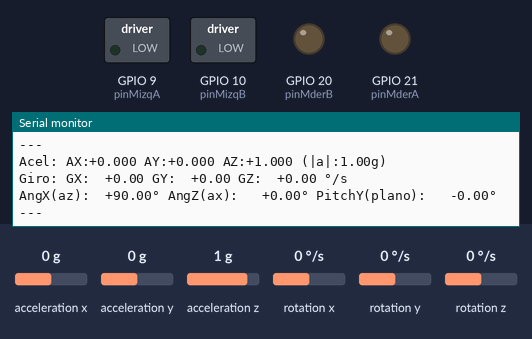
Bench run of a sketch on a simulated ESP32-C3. On the bench: switched loads named in the sketch (green lamp = pin HIGH), output pins drawn as LEDs (lit = HIGH), the last lines printed to the serial monitor. Wiring (inferred from the names in the program): MPU-6050 motion sensor at I2C address 0x68. The test bench sets the inputs (shaded band); at power-on: acceleration x 0 g, acceleration z 1 g, rotation x 0 °/s, rotation y 0 °/s, acceleration y 0 g, rotation z 0 °/s.

Above: at 4.3 s.
4.4 s: acceleration x set to -1.4 g
At 5.36 s:
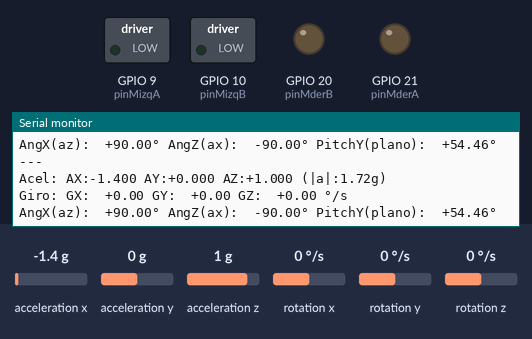
6.0 s: acceleration z set to 0 g
At 6.02 s:
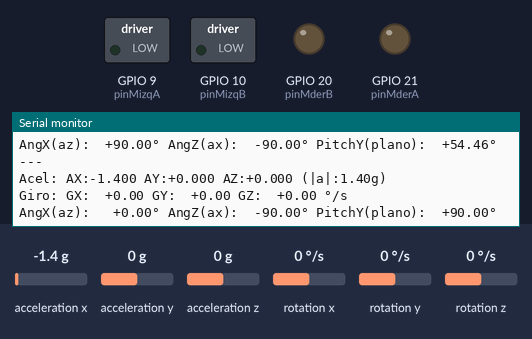
7.6 s: rotation x set to -192 °/s
At 7.67 s:
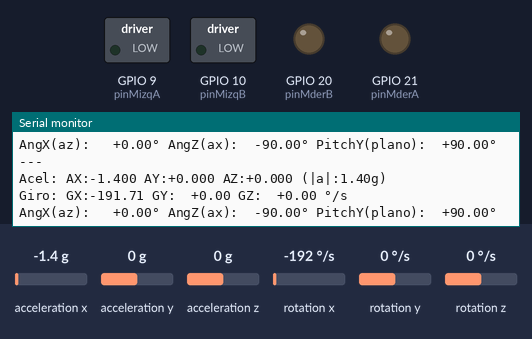
9.2 s: rotation y set to -192 °/s
At 11.3 s:
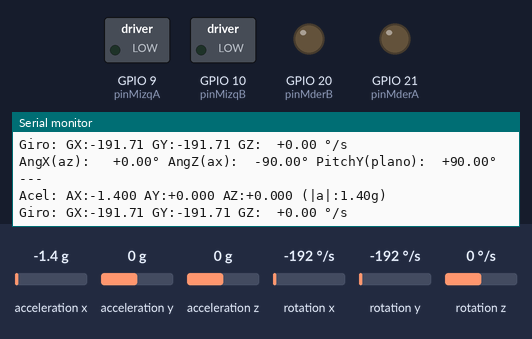
Timing chart, 0 to 11.8 s (numbered marks = the images above; inputs shaded):
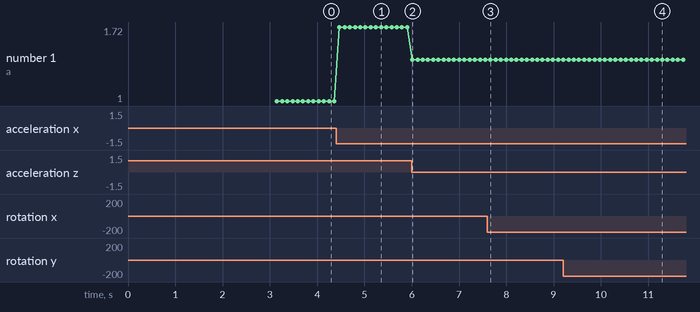

Measured:
- after the input at 4.4 s, the serial monitor: prints a new line after 0.07 s (image 1)
- after the input at 6.0 s, the serial monitor: prints a new line at once (image 2)
- after the input at 7.6 s, the serial monitor: prints a new line after 0.06 s (image 3)
- after the input at 9.2 s, the serial monitor: prints a new line at once (image 4)
- plotted number 1: 1 → 1.72 after the input at 4.4 s, 1.72 → 1.4 after the input at 6.0 s

The sketch:

DebugMPU_Ejes.ino
```cpp
// ============================================================
// DEBUG MPU_EJES - Identificar el eje de la rampa
// ESP32-C3 Super Mini - I2C crudo (MPU6050)
//
// Muestra los datos crudos y TODOS los ángulos candidatos para
// identificar cuál es el que cambia al inclinar el robot en la
// rampa. Pasos:
//
//   1) Con el robot en LLANO, mirar la línea "Acel": el eje que
//      lee ~1.00g es el vertical del MPU.
//   2) Mirar la línea "Giro": el eje que se mueve al GIRAR el
//      robot es el eje de giro.
//   3) Inclinar el robot como en la rampa y ver qué ángulo
//      cambia:
//        AngX = atan2(az, |ay|) -> rotación sobre el eje X
//        AngZ = atan2(ax, |ay|) -> rotación sobre el eje Z
//        PitchY (plano) = atan2(-ax, raiz(ay^2+az^2))
//   Ese es el que hay que usar para la corrección.
//
// Comandos Serial:
//   'c' -> recalibrar bias del giroscopio (robot QUIETO)
// ============================================================

#include <Wire.h>
#include <math.h>

// ===== PINES I2C (ESP32-C3 Super Mini) =====
#define PIN_SDA 8
#define PIN_SCL 7

// ===== PINES DE MOTORES (se dejan en 0 en este debug) =====
#define pinMizqA 9
#define pinMizqB 10
#define pinMderA 21
#define pinMderB 20

// ===== DIRECCIÓN Y REGISTROS MPU6050 =====
#define MPU_ADDR          0x68
#define MPU_PWR_MGMT_1    0x6B
#define MPU_SMPLRT_DIV    0x19
#define MPU_CONFIG        0x1A
#define MPU_GYRO_CONFIG   0x1B
#define MPU_ACCEL_CONFIG  0x1C
#define MPU_ACCEL_XOUT_H  0x3B
#define MPU_GYRO_XOUT_H   0x43
#define MPU_WHO_AM_I      0x75

// ===== FACTORES DE CONVERSIÓN =====
const float GYRO_LSB = 32.8f;     // ±1000 °/s -> 32.8 LSB por °/s
const float ACCEL_LSB = 8192.0f;  // ±4 g -> 8192 LSB por g
const float RAD2DEG = 57.2957795f;

// ===== BIAS DEL GIROSCOPIO =====
float gyroBiasX = 0, gyroBiasY = 0, gyroBiasZ = 0;

// ===== LECTURAS =====
float ax_g, ay_g, az_g;
float gx_dps, gy_dps, gz_dps;

// ============================================================
// == FUNCIONES I2C DE BAJO NIVEL ==
// ============================================================

void mpuWrite(uint8_t reg, uint8_t val) {
  Wire.beginTransmission(MPU_ADDR);
  Wire.write(reg);
  Wire.write(val);
  Wire.endTransmission();
}

uint8_t mpuReadReg(uint8_t reg) {
  Wire.beginTransmission(MPU_ADDR);
  Wire.write(reg);
  Wire.endTransmission(false);
  Wire.requestFrom((uint8_t)MPU_ADDR, (uint8_t)1);
  return Wire.read();
}

int16_t mpuRead16(uint8_t reg) {
  Wire.beginTransmission(MPU_ADDR);
  Wire.write(reg);
  Wire.endTransmission(false);
  Wire.requestFrom((uint8_t)MPU_ADDR, (uint8_t)2);
  return (int16_t)((Wire.read() << 8) | Wire.read());
}

// ============================================================
// == INICIALIZACIÓN DEL MPU6050 ==
// ============================================================

bool mpuIniciar() {
  Wire.begin(PIN_SDA, PIN_SCL);
  Wire.setClock(400000);
  delay(50);

  uint8_t who = mpuReadReg(MPU_WHO_AM_I);
  if (who == 0x00 || who == 0xFF) {
    Serial.printf("ERROR: MPU6050 no responde en 0x%02X (WHO_AM_I = 0x%02X).\n", MPU_ADDR, who);
    return false;
  }
  if (who != 0x68) {
    Serial.printf("AVISO: WHO_AM_I = 0x%02X (esperado 0x68).\n", who);
  }

  mpuWrite(MPU_PWR_MGMT_1, 0x80);
  delay(100);
  mpuWrite(MPU_PWR_MGMT_1, 0x01);
  mpuWrite(MPU_SMPLRT_DIV, 0x00);
  mpuWrite(MPU_CONFIG, 0x02);
  mpuWrite(MPU_GYRO_CONFIG, 0x10);
  mpuWrite(MPU_ACCEL_CONFIG, 0x08);
  delay(50);
  return true;
}

// ============================================================
// == CALIBRACIÓN DEL BIAS DEL GIROSCOPIO ==
// ============================================================

void mpuCalibrarBias() {
  const int N = 1000;

  Serial.println("Calibrando bias del giroscopio... ¡NO MOVER EL ROBOT!");

  long sx = 0, sy = 0, sz = 0;
  for (int i = 0; i < N; i++) {
    sx += mpuRead16(MPU_GYRO_XOUT_H);
    sy += mpuRead16(MPU_GYRO_XOUT_H + 2);
    sz += mpuRead16(MPU_GYRO_XOUT_H + 4);
    if (i % 200 == 199) Serial.print(".");
    delay(1);
  }

  gyroBiasX = (sx / (float)N) / GYRO_LSB;
  gyroBiasY = (sy / (float)N) / GYRO_LSB;
  gyroBiasZ = (sz / (float)N) / GYRO_LSB;

  Serial.println(" Listo!");
  Serial.printf("Bias giro (°/s): X = %.3f | Y = %.3f | Z = %.3f\n",
                gyroBiasX, gyroBiasY, gyroBiasZ);
}

// ============================================================
// == LECTURA DEL MPU6050 ==
// ============================================================

void mpuLeer() {
  Wire.beginTransmission(MPU_ADDR);
  Wire.write(MPU_ACCEL_XOUT_H);
  Wire.endTransmission(false);
  Wire.requestFrom((uint8_t)MPU_ADDR, (uint8_t)14);

  int16_t axr = (Wire.read() << 8) | Wire.read();
  int16_t ayr = (Wire.read() << 8) | Wire.read();
  int16_t azr = (Wire.read() << 8) | Wire.read();
  int16_t tr  = (Wire.read() << 8) | Wire.read();
  int16_t gxr = (Wire.read() << 8) | Wire.read();
  int16_t gyr = (Wire.read() << 8) | Wire.read();
  int16_t gzr = (Wire.read() << 8) | Wire.read();

  ax_g = axr / ACCEL_LSB;
  ay_g = ayr / ACCEL_LSB;
  az_g = azr / ACCEL_LSB;

  gx_dps = (gxr / GYRO_LSB) - gyroBiasX;
  gy_dps = (gyr / GYRO_LSB) - gyroBiasY;
  gz_dps = (gzr / GYRO_LSB) - gyroBiasZ;
}

// ============================================================
// == SETUP ==
// ============================================================

void setup() {
  Serial.begin(115200);
  delay(500);

  // Motores en 0 para que no se activen
  pinMode(pinMizqA, OUTPUT);
  pinMode(pinMizqB, OUTPUT);
  pinMode(pinMderA, OUTPUT);
  pinMode(pinMderB, OUTPUT);
  digitalWrite(pinMizqA, LOW);
  digitalWrite(pinMizqB, LOW);
  digitalWrite(pinMderA, LOW);
  digitalWrite(pinMderB, LOW);

  Serial.println("===== DEBUG MPU_EJES (identificar eje de la rampa) =====");
  Serial.println("SDA = GPIO8 | SCL = GPIO7");

  if (!mpuIniciar()) {
    Serial.println("Revisar conexiones (VCC=3.3V, GND, SDA, SCL) y reiniciar.");
    while (1) { delay(1000); }
  }
  Serial.println("MPU6050 inicializado OK");

  mpuCalibrarBias();

  Serial.println("------------------------------------------------------");
  Serial.println("1) En LLANO: el eje Acel con ~1.00g es el vertical.");
  Serial.println("2) GIRANDO el robot: ese eje de Giro es el eje de giro.");
  Serial.println("3) INCLINANDO como en la rampa: mirar qué ángulo cambia");
  Serial.println("   (AngX, AngZ o PitchY). Ese es el eje de la corrección.");
  Serial.println("------------------------------------------------------");
}

// ============================================================
// == LOOP ==
// ============================================================

void loop() {
  while (Serial.available() > 0) {
    char c = Serial.read();
    if (c == 'c' || c == 'C') mpuCalibrarBias();
  }

  mpuLeer();

  float angX = atan2(az_g, fabs(ay_g)) * RAD2DEG;
  float angZ = atan2(ax_g, fabs(ay_g)) * RAD2DEG;
  float pitchY = atan2(-ax_g, sqrt(ay_g * ay_g + az_g * az_g)) * RAD2DEG;
  float aMag = sqrtf(ax_g * ax_g + ay_g * ay_g + az_g * az_g);

  Serial.printf("Acel: AX:%+1.3f AY:%+1.3f AZ:%+1.3f (|a|:%.2fg)\n",
                ax_g, ay_g, az_g, aMag);
  Serial.printf("Giro: GX:%+7.2f GY:%+7.2f GZ:%+7.2f °/s\n",
                gx_dps, gy_dps, gz_dps);
  Serial.printf("AngX(az):%+8.2f° AngZ(ax):%+8.2f° PitchY(plano):%+8.2f°\n",
                angX, angZ, pitchY);
  Serial.println("---");

  delay(100);
}
```
